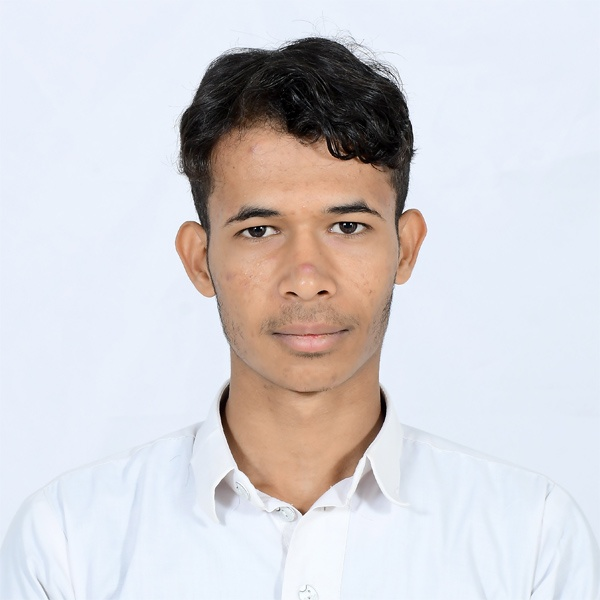
#> input picture api/temp_captured_image.jpg, 600 x 600 px; its folder holds only this picture in this run
$ python -i face_detector.py   (imports and definitions only)
#> lines starting #> are read from the running program, lines starting #| are printed output that depends on the picture
#> further down, picture is the input picture: shape (600, 600, 3); mean B, G, R 213.6, 210, 212.3
import cv2
import os
import numpy as np

class FaceDetector:
    """
    A class for detecting and cropping faces from images using OpenCV with advanced preprocessing.
    """

    def __init__(self):
        # تحميل كاشف الوجوه
        self.face_cascade = cv2.CascadeClassifier(cv2.data.haarcascades + 'haarcascade_frontalface_default.xml')

    def enhance_image(self, image):
        """
        Enhances the input image by reducing backlight effects and improving contrast.
        :param image: The input image as a numpy array.
        :return: The enhanced image.
        """
        # تحويل إلى LAB لتحسين التباين
        lab = cv2.cvtColor(image, cv2.COLOR_BGR2LAB)
#> lab: shape (600, 600, 3); mean of channels 0, 1, 2 214.1, 130, 127.1
        l, a, b = cv2.split(lab)
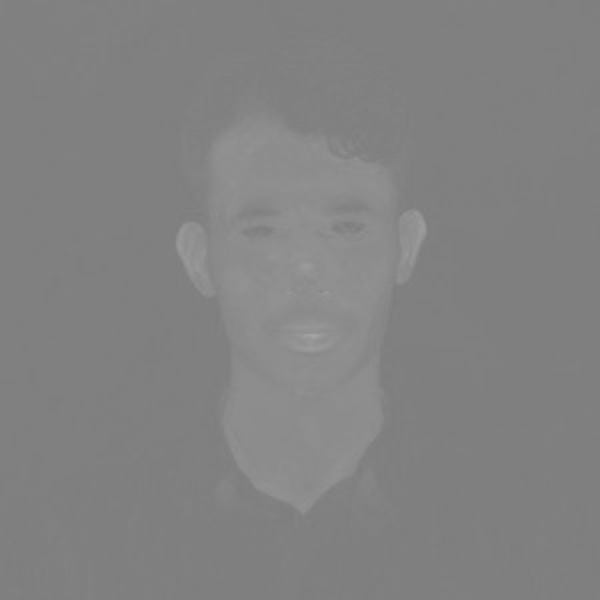
#> a: shape (600, 600); min 124, max 166, mean 130

        # تطبيق CLAHE لتحسين الإضاءة الديناميكية
        clahe = cv2.createCLAHE(clipLimit=2.0, tileGridSize=(8, 8))
        l = clahe.apply(l)
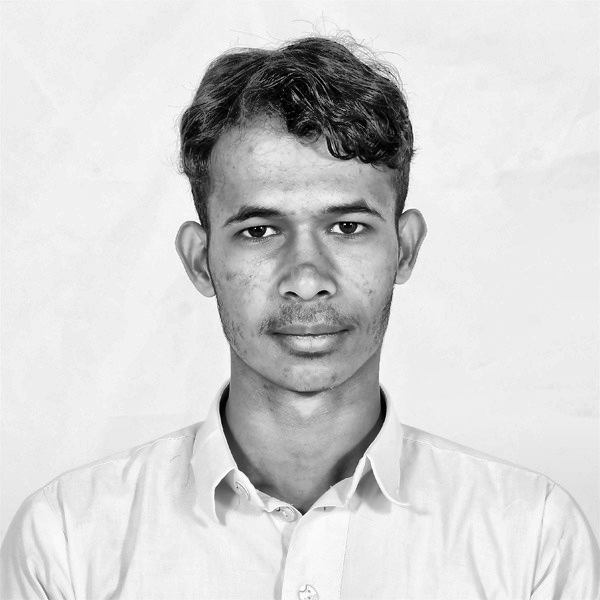
#> l: shape (600, 600); min 1, max 255, mean 209.8

        # إعادة الدمج
        enhanced_image = cv2.merge((l, a, b))
#> enhanced_image: shape (600, 600, 3); mean of channels 0, 1, 2 209.8, 130, 127.1
        enhanced_image = cv2.cvtColor(enhanced_image, cv2.COLOR_LAB2BGR)

        # إزالة الإضاءة القوية باستخدام Gaussian Blur
        hsv = cv2.cvtColor(enhanced_image, cv2.COLOR_BGR2HSV)
#> hsv: shape (600, 600, 3); mean H, S, V 87.9, 33.2, 220.8
        h, s, v = cv2.split(hsv)
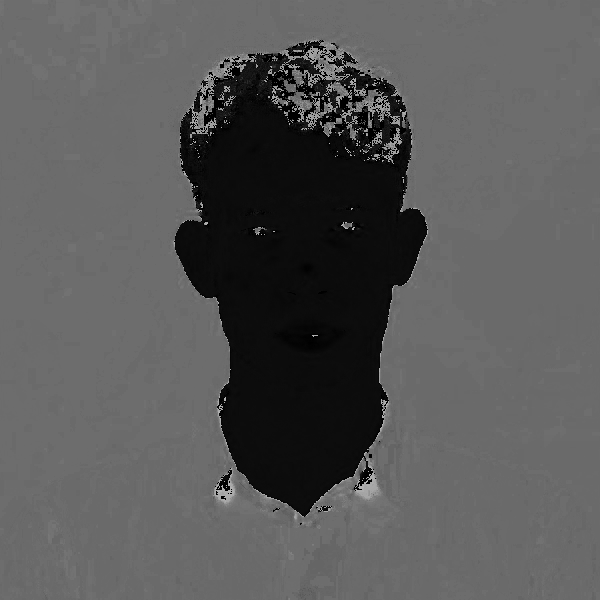
#> h: shape (600, 600); min 0, max 179, mean 87.9
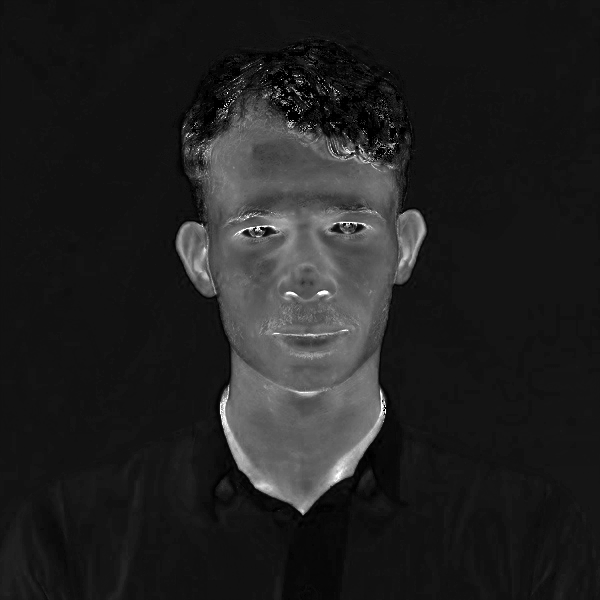
#> s: shape (600, 600); min 0, max 255, mean 33.2
        v = cv2.GaussianBlur(v, (15, 15), 0)
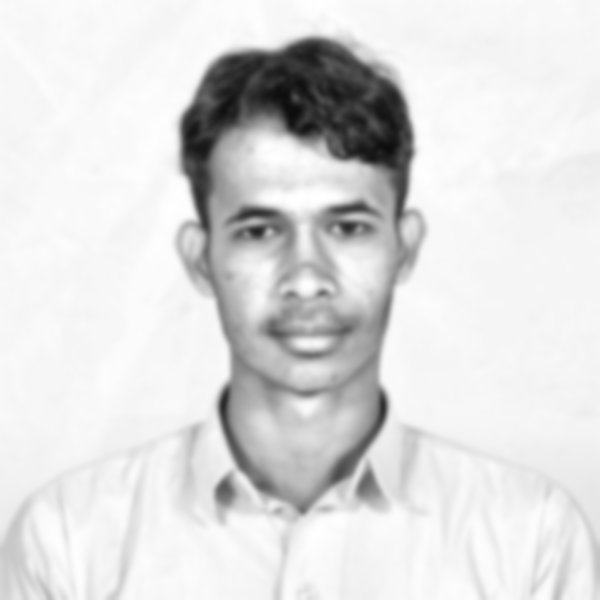
#> v: shape (600, 600); min 12, max 255, mean 220.8
        enhanced_image = cv2.merge((h, s, v))
#> enhanced_image: shape (600, 600, 3); mean H, S, V 87.9, 33.2, 220.8
        enhanced_image = cv2.cvtColor(enhanced_image, cv2.COLOR_HSV2BGR)
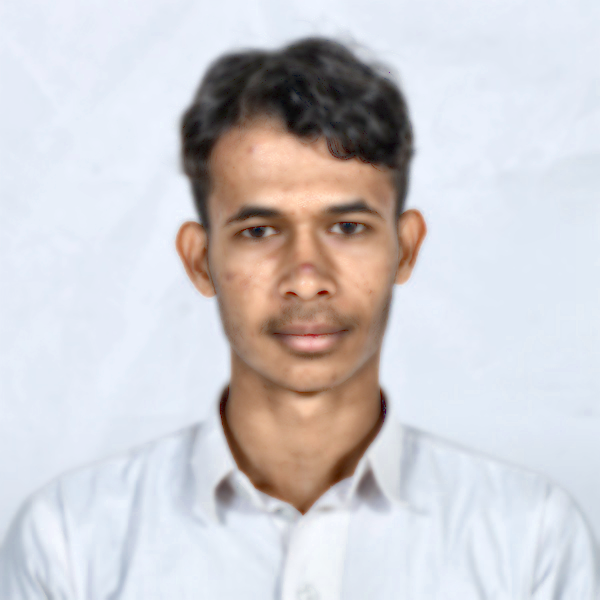
#> enhanced_image: shape (600, 600, 3); mean B, G, R 208.4, 204.8, 207.1

        return enhanced_image

    def detect_face(self, image):
        """
        Detects faces in the given image.
        :param image: The input image as a numpy array.
        :return: The bounding box of the first detected face.
        """
        # تحسين الصورة
        image = self.enhance_image(image)

        # تحويل الصورة إلى الرمادي لتحسين الكشف
        gray_image = cv2.cvtColor(image, cv2.COLOR_BGR2GRAY)
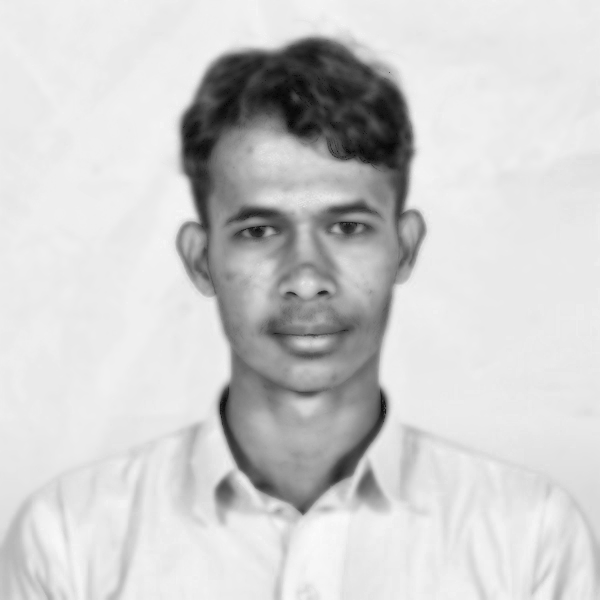
#> gray_image: shape (600, 600); min 6, max 251, mean 206
        faces = self.face_cascade.detectMultiScale(gray_image, scaleFactor=1.1, minNeighbors=5, minSize=(30, 30))
#> faces = [[268, 394, 79, 79], [174, 125, 267, 267]]

        if len(faces) == 0:
            raise ValueError("No face detected in the image")
        return faces[0]  # استخدام أول وجه مكتشف فقط

    def detect_and_crop_face(self, image):
        """
        Detects and crops the first face from the given image.
        :param image: The input image as a numpy array.
        :return: Cropped face image.
        """
        x, y, w, h = self.detect_face(image)
        cropped_face = image[y:y + h, x:x + w]
        return cropped_face

    def save_cropped_face(self, cropped_face):
        """
        Saves the cropped face to the faces directory with a sequential filename.
        :param cropped_face: The cropped face image as a numpy array.
        :return: The path of the saved face image.
        """
        folder = "faces"
        if not os.path.exists(folder):
            os.makedirs(folder)

        # تحديد اسم الملف التسلسلي
        existing_files = os.listdir(folder)
        max_index = max(
            [int(f.split("face")[1].split(".")[0]) for f in existing_files if f.startswith("face") and f.endswith(".jpg")],
            default=0,
        )
        file_name = f"face{max_index + 1}.jpg"
        file_path = os.path.join(folder, file_name)

        # حفظ الصورة
        cv2.imwrite(file_path, cropped_face)
        return file_path

>>> import cv2
>>> picture = cv2.imread('../temp_captured_image.jpg')
>>> result = FaceDetector().detect_face(picture)
#> result = [268, 394, 79, 79]
